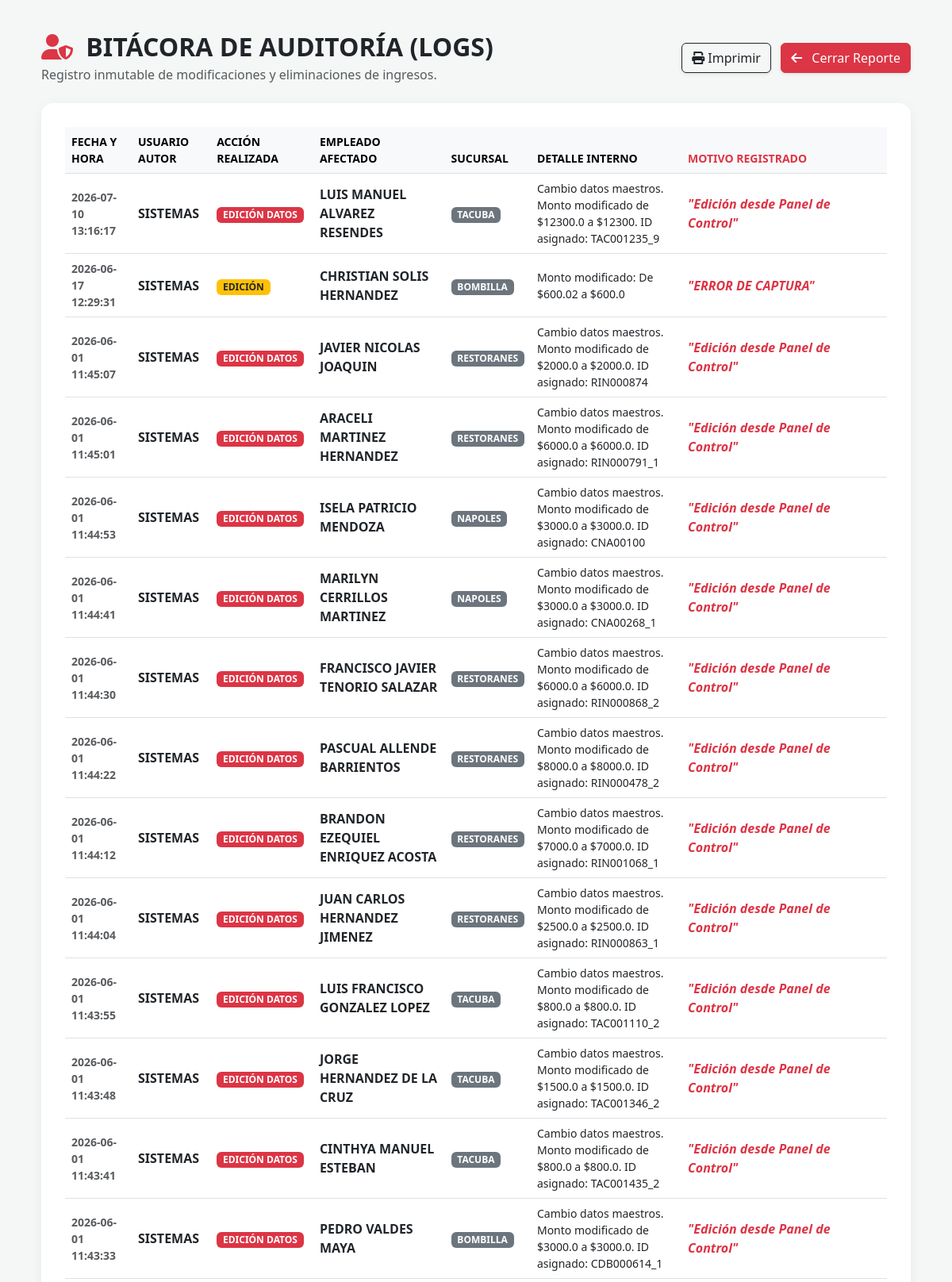
Screenshot of /reporte/auditoria (signed in, upper part) with the database file from the repository.
### tables this page shows
CREATE TABLE auditoria (
        id INTEGER PRIMARY KEY AUTOINCREMENT, fecha_hora TEXT, usuario TEXT, accion TEXT,
        empleado_nombre TEXT, detalle TEXT, motivo TEXT, sucursal TEXT);

### app.py (the view)
@app.route('/reporte/auditoria', methods=['POST', 'GET'])
def r_auditoria():
    if not es_admin():
        return redirect('/')
    conn = sqlite3.connect(DB_NAME, timeout=10.0)
    conn.row_factory = sqlite3.Row
    registros = conn.execute('SELECT * FROM auditoria ORDER BY id DESC').fetchall()
    conn.close()
    return render_template('reporte_auditoria.html', registros=registros)

### app.py (called while the page is built, shortened)
def es_admin():
    return session.get('rol') == 'ADMIN'

@app.before_request
def verificar_sesion_activa():
    if request.path.startswith('/static/') or request.path == '/login':
        return None
    if 'user' in session:
        user = session['user']
        token_actual = session.get('session_token')
        if user not in sesiones_activas:
            session.clear()
            flash("Tu sesión ha sido cerrada remotamente por el administrador.", "danger")
            return redirect('/login')
        token_valido = sesiones_activas[user].get('token')
        if token_valido != token_actual and user != 'SISTEMAS':
            session.clear()
            flash("Tu sesión ha sido cerrada remotamente por el administrador.", "danger")
            return redirect('/login')
        else:
            sesiones_activas[user]['ultima_actividad'] = datetime.now().strftime('%Y-%m-%d %H:%M:%S')

@app.before_request
def forzar_arqueo_semanal():
    rutas_permitidas = ['/login', '/logout', '/guardar_arqueo']
    if request.path in rutas_permitidas or request.path.startswith('/static/'):
        return None
    if 'user' not in session:
        return None
    sucursal = session.get('sucursal')
    if not sucursal or sucursal == 'TODAS':
        return None

### templates/reporte_auditoria.html (shortened to what this page needs)
<!DOCTYPE html>
<html lang="es">
<head>
    <link href="https://cdn.jsdelivr.net/npm/bootstrap@5.3.0/dist/css/bootstrap.min.css" rel="stylesheet">
    <link rel="stylesheet" href="https://cdnjs.cloudflare.com/ajax/libs/font-awesome/6.0.0/css/all.min.css">
</head>
<body>
<div class="container-fluid">
    <div class="d-flex justify-content-between align-items-center mb-4">
        <div>
            <h2 class="fw-bold text-dark text-uppercase mb-0"><i class="fas fa-user-shield me-2 text-danger"></i> Bitácora de Auditoría (Logs)</h2>
            <p class="text-muted mb-0 mt-1">Registro inmutable de modificaciones y eliminaciones de ingresos.</p>
        </div>
        <div>
            <button onclick="window.print()" class="btn btn-outline-dark shadow-sm me-2"><i class="fas fa-print"></i> Imprimir</button>
            <a href="/reportes" class="btn btn-danger shadow-sm"><i class="fas fa-arrow-left me-2"></i> Cerrar Reporte</a>
        </div>
    </div>
    <div class="table-container">
        <table class="table table-hover align-middle">
            <thead class="table-light text-uppercase small">
                <tr>
                    <th>Fecha y Hora</th>
                    <th>Usuario Autor</th>
                    <th>Acción Realizada</th>
                    <th>Empleado Afectado</th>
                    <th>Sucursal</th>
                    <th>Detalle Interno</th>
                    <th class="w-25 text-danger">Motivo Registrado</th>
                </tr>
            </thead>
            <tbody>
                {% for r in registros %}
                <tr>
                    <td class="text-muted fw-bold small">{{ r.fecha_hora }}</td>
                    <td class="fw-bold">{{ r.usuario }}</td>
                    <td>
                        <span class="badge {{ 'bg-warning text-dark' if r.accion == 'EDICIÓN' else 'bg-danger' }}">
                            {{ r.accion }}
                        </span>
                    </td>
                    <td class="fw-bold">{{ r.empleado_nombre }}</td>
                    <td><span class="badge bg-secondary">{{ r.sucursal }}</span></td>
                    <td class="small">{{ r.detalle }}</td>
                    <td class="fw-bold text-danger fst-italic">"{{ r.motivo }}"</td>
                </tr>
                {% else %}
                <tr>
                    <td colspan="7" class="text-center text-muted py-5">No existen movimientos anómalos o de auditoría registrados.</td>
                </tr>
                {% endfor %}
            </tbody>
        </table>
    </div>
</div>
</body>
</html>

### templates/reporte_auditoria.html (style rules this page uses)
body { background: #f4f7f6; font-family: 'Segoe UI', sans-serif; padding: 40px; }
.table-container { background: white; border-radius: 15px; padding: 30px; box-shadow: 0 4px 15px rgba(0,0,0,0.05); }

### rows the page displays
auditoria: fecha_hora "2026-07-10 13:16:17", usuario "SISTEMAS", accion "EDICIÓN DATOS", empleado_nombre "LUIS MANUEL ALVAREZ RESENDES", sucursal "TACUBA", detalle "Cambio datos maestros. Monto modificado de $12300.0 a $12300. ID asignado: TAC001235_9", motivo "Edición desde Panel de Control"
auditoria: fecha_hora "2026-06-17 12:29:31", usuario "SISTEMAS", accion "EDICIÓN", empleado_nombre "CHRISTIAN SOLIS HERNANDEZ", sucursal "BOMBILLA", detalle "Monto modificado: De $600.02 a $600.0", motivo "ERROR DE CAPTURA"
auditoria: fecha_hora "2026-06-01 11:45:07", usuario "SISTEMAS", accion "EDICIÓN DATOS", empleado_nombre "JAVIER NICOLAS JOAQUIN", sucursal "RESTORANES", detalle "Cambio datos maestros. Monto modificado de $2000.0 a $2000.0. ID asignado: RIN000874", motivo "Edición desde Panel de Control"
auditoria: fecha_hora "2026-06-01 11:45:01", usuario "SISTEMAS", accion "EDICIÓN DATOS", empleado_nombre "ARACELI MARTINEZ HERNANDEZ", sucursal "RESTORANES", detalle "Cambio datos maestros. Monto modificado de $6000.0 a $6000.0. ID asignado: RIN000791_1", motivo "Edición desde Panel de Control"
auditoria: fecha_hora "2026-06-01 11:44:53", usuario "SISTEMAS", accion "EDICIÓN DATOS", empleado_nombre "ISELA PATRICIO MENDOZA", sucursal "NAPOLES", detalle "Cambio datos maestros. Monto modificado de $3000.0 a $3000.0. ID asignado: CNA00100", motivo "Edición desde Panel de Control"
auditoria: fecha_hora "2026-06-01 11:44:41", usuario "SISTEMAS", accion "EDICIÓN DATOS", empleado_nombre "MARILYN CERRILLOS MARTINEZ", sucursal "NAPOLES", detalle "Cambio datos maestros. Monto modificado de $3000.0 a $3000.0. ID asignado: CNA00268_1", motivo "Edición desde Panel de Control"
auditoria: fecha_hora "2026-06-01 11:44:30", usuario "SISTEMAS", accion "EDICIÓN DATOS", empleado_nombre "FRANCISCO JAVIER TENORIO SALAZAR", sucursal "RESTORANES", detalle "Cambio datos maestros. Monto modificado de $6000.0 a $6000.0. ID asignado: RIN000868_2", motivo "Edición desde Panel de Control"
auditoria: fecha_hora "2026-06-01 11:44:22", usuario "SISTEMAS", accion "EDICIÓN DATOS", empleado_nombre "PASCUAL ALLENDE BARRIENTOS", sucursal "RESTORANES", detalle "Cambio datos maestros. Monto modificado de $8000.0 a $8000.0. ID asignado: RIN000478_2", motivo "Edición desde Panel de Control"
auditoria: fecha_hora "2026-06-01 11:44:12", usuario "SISTEMAS", accion "EDICIÓN DATOS", empleado_nombre "BRANDON EZEQUIEL ENRIQUEZ ACOSTA", sucursal "RESTORANES", detalle "Cambio datos maestros. Monto modificado de $7000.0 a $7000.0. ID asignado: RIN001068_1", motivo "Edición desde Panel de Control"
auditoria: fecha_hora "2026-06-01 11:44:04", usuario "SISTEMAS", accion "EDICIÓN DATOS", empleado_nombre "JUAN CARLOS HERNANDEZ JIMENEZ", sucursal "RESTORANES", detalle "Cambio datos maestros. Monto modificado de $2500.0 a $2500.0. ID asignado: RIN000863_1", motivo "Edición desde Panel de Control"
auditoria: fecha_hora "2026-06-01 11:43:55", usuario "SISTEMAS", accion "EDICIÓN DATOS", empleado_nombre "LUIS FRANCISCO GONZALEZ LOPEZ", sucursal "TACUBA", detalle "Cambio datos maestros. Monto modificado de $800.0 a $800.0. ID asignado: TAC001110_2", motivo "Edición desde Panel de Control"
auditoria: fecha_hora "2026-06-01 11:43:48", usuario "SISTEMAS", accion "EDICIÓN DATOS", empleado_nombre "JORGE HERNANDEZ DE LA CRUZ", sucursal "TACUBA", detalle "Cambio datos maestros. Monto modificado de $1500.0 a $1500.0. ID asignado: TAC001346_2", motivo "Edición desde Panel de Control"
auditoria: fecha_hora "2026-06-01 11:43:41", usuario "SISTEMAS", accion "EDICIÓN DATOS", empleado_nombre "CINTHYA MANUEL ESTEBAN", sucursal "TACUBA", detalle "Cambio datos maestros. Monto modificado de $800.0 a $800.0. ID asignado: TAC001435_2", motivo "Edición desde Panel de Control"
auditoria: fecha_hora "2026-06-01 11:43:33", usuario "SISTEMAS", accion "EDICIÓN DATOS", empleado_nombre "PEDRO VALDES MAYA", sucursal "BOMBILLA", detalle "Cambio datos maestros. Monto modificado de $3000.0 a $3000.0. ID asignado: CDB000614_1", motivo "Edición desde Panel de Control"
